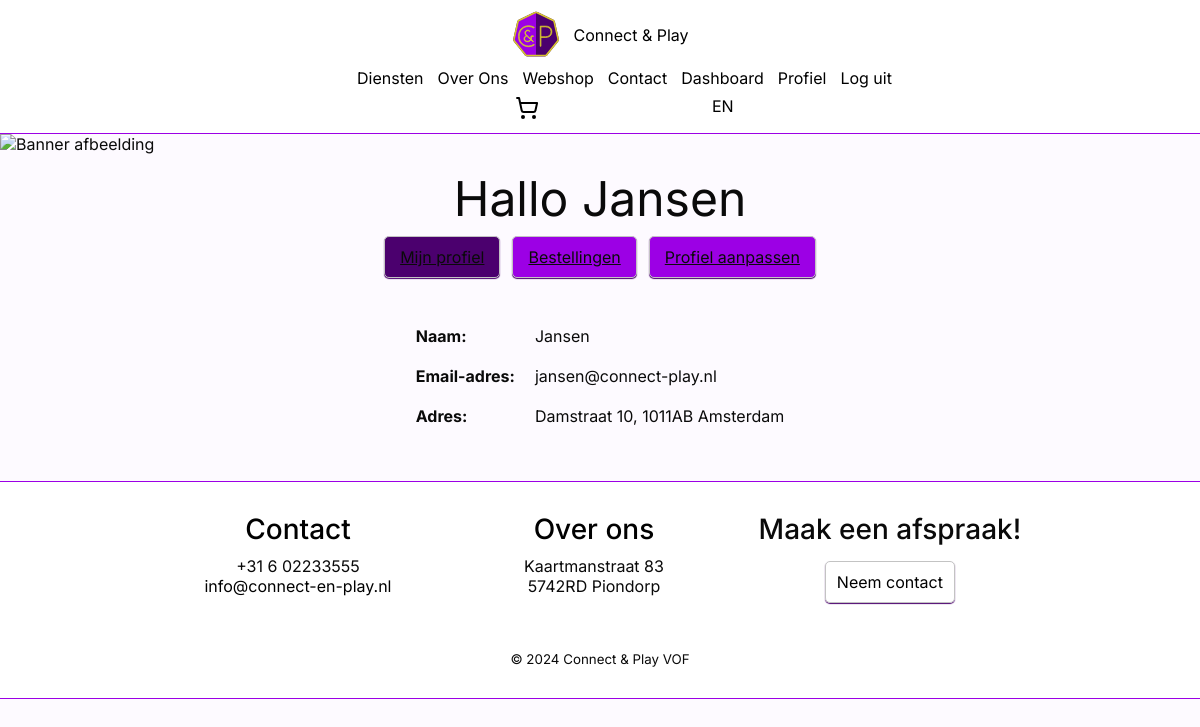
The app's page /profiel.php (signed in) with its own data.
### tables this page shows
CREATE TABLE `user` (
  `user_id` int(11) NOT NULL,
  `postal_code` varchar(6) DEFAULT NULL,
  `house_number` varchar(6) DEFAULT NULL,
  `email` varchar(320) NOT NULL,
  `name` varchar(150) NOT NULL,
  `role` varchar(15) NOT NULL,
  `password` varchar(120) NOT NULL
);

CREATE TABLE `address` (
  `postal_code` varchar(6) NOT NULL,
  `house_number` varchar(6) NOT NULL,
  `street_name` varchar(80) NOT NULL,
  `city` varchar(70) NOT NULL
);

### php/Shared/Database.php (called while the page is built, shortened)
<?php
class Database
{
    private static ?PDO $connection = null;
    public static function connect(
        string $servername = "mariadb",
        string $username = "root",
        string $password = "",
        string $name = "webshop"
    ): PDO {
        if (self::$connection === null) {
            self::$connection = new PDO("mysql:host={$servername};dbname={$name};charset=utf8mb4", $username, $password);
            self::$connection->setAttribute(PDO::ATTR_ERRMODE, PDO::ERRMODE_EXCEPTION);
            self::$connection->setAttribute(PDO::ATTR_DEFAULT_FETCH_MODE, PDO::FETCH_ASSOC);
        }
        return self::$connection;
    }
}

### php/Profile/DataAccess/UserRepository.php (called while the page is built, shortened)
<?php
require_once '/var/www/php/Profile/Domain/User.php';
require_once '/var/www/php/Shared/Database.php';
class UserRepository
{
    private PDO $db;
    public function __construct()
    {
        try {
            $this->db = Database::connect();
        } catch (PDOException $e) {
            echo "Fout bij het verbinden met de database: " . $e->getMessage();
            exit;
        }
    }
    public function getUser($emailOrId): ?User
    {
        $sql = $this->db->prepare("CALL get_user(:id, :email);");
        $sql->execute([
            ':id' => (int)$emailOrId,
            ':email' => $emailOrId,
        ]);
        $user = $sql->fetch();
        $sql = $this->db->prepare("CALL get_address(:postal_code, :house_number);");
        $sql->execute([
            ':postal_code' => $user['postal_code'],
            ':house_number' => $user['house_number'],
        ]);
        $address = $sql->fetch();
        return new User(
            $user['user_id'],
            $user['email'],
            $user['name'],
            $user['password'],
            UserRole::from($user['role']),
            $address ? [
                new Address(
                    $address['postal_code'] ?? '',
                    $address['house_number'] ?? '',
                    $address['street_name'] ?? '',
                    $address['city'] ?? '',
                )
            ] : []
        );
    }
}

### php/Profile/Domain/User.php (called while the page is built, shortened)
<?php
require_once 'Address.php';
class User
{
    public function getEmail(): string
    {
        return $this->email;
    }
    public function getName(): string
    {
        return $this->name;
    }
    public function getAddresses(): array
    {
        return $this->addresses;
    }
}

### php/Profile/Domain/Address.php (called while the page is built, shortened)
<?php
class Address
{
    public function getPostalCode(): string
    {
        return $this->postalCode;
    }
    public function getHouseNumber(): string
    {
        return $this->houseNumber;
    }
    public function getStreetName(): string
    {
        return $this->streetName;
    }
    public function getCity(): string
    {
        return $this->city;
    }
}

### public/profiel.php (the view)
<?php require_once '/var/www/php/Shared/header.php'; ?>
<img class="banner-img" src="images/bannerImg.jpg" alt="Banner afbeelding" />
<?php
if (isset($user)): ?>
    <section id="profile-container" class="flex justify-center py-15">
        <div class="col-12 flex align-center flex-col">
            <h1 class="heading text-center">Hallo <?= explode(' ', trim($user->getName()))[0] ?></h1>
            <div class="flex flex-row align-center">
                <a href="/profiel.php" class="button active">Mijn profiel</a>
                <a href="/profiel/bestellingen.php" class="button">Bestellingen</a>
                <a href="/profiel/aanpassen.php" class="button">Profiel aanpassen</a>
            </div>
            <div class="col-6 flex justify-center">
                <div class="col-12 flex p-30">
                    <div class="flex col-12 justify-center">
                        <table style="border-collapse: collapse;">
                            <tr>
                                <td class="p-10"><strong>Naam:</strong></td>
                                <td class="p-10"><?= $user->getName() ?></td>
                            </tr>
                            <tr>
                                <td class="p-10"><strong>Email-adres:</strong></td>
                                <td class="p-10"><?= $user->getEmail() ?></td>
                            </tr>
                            <tr>
                                <td class="p-10"><strong>Adres:</strong></td>
                                <td class="p-10">
                                    <?php if (empty($user->getAddresses())): ?>
                                        Geen adressen gevonden.
                                    <?php else: ?>
                                        <?php foreach ($user->getAddresses() as $address): ?>
                                            <?= $address->getStreetName() . ' ' . $address->getHouseNumber() . ', ' . $address->getPostalCode() . ' ' . $address->getCity() ?>
                                        <?php endforeach; ?>
                                    <?php endif; ?>
                                </td>
                            </tr>
                        </table>
                    </div>
                </div>
            </div>
        </div>
    </section>
<?php endif; ?>
<?php require_once '/var/www/php/Shared/footer.php'; ?>

### public/css/style.css (style rules this page uses)
:root { --foreground: #0a0a0a; --background: #fdfaff; --primary: #4b006e; --accent: #9c00e5; --highlight: #d6c52e; --box-1: #cdcdcd; --box-2: #b5b5b5; --footer-header: #000; --header-z-index: 10; }
* { margin: 0; padding: 0; box-sizing: border-box; }
body { font-family: "Inter", "Verdana", sans-serif; background-color: var(--background); color: var(--foreground); }
.banner-img { object-fit: cover; width: 100%; height: 200px; margin: 0; padding: 0; }
.input, .button { width: 100%; padding: 10px 0; border: 1px solid #c3c3c3; border-radius: 5px; box-shadow: 0 1px 1px var(--primary); resize: none; }
#profile-container { background-color: var(--background); }
#profile-container .button, #checkout-container .button { width: auto; background-color: var(--accent); color: var(--foreground); padding: 10px 15px; }
#profile-container .button.active { background-color: var(--primary); }

### public/css/grid.css (style rules this page uses)
@media only screen and (min-width: 768px) { .col-6 { width: calc(50% - 1vw); } }
@media only screen and (min-width: 768px) { .col-12 { width: 100%; } }

### public/css/spacing.css (style rules this page uses)
.p-10 { padding: 10px; }
.p-30 { padding: 30px; }
.py-15 { padding-top: 15px; padding-bottom: 15px; }

### public/css/flex.css (style rules this page uses)
.flex { display: flex; flex-wrap: wrap; column-gap: 1vw; row-gap: 1vh; }
.flex-col { flex-direction: column; }
.flex-row { flex-direction: row; }
.justify-center { justify-content: center; }
.align-center { align-items: center; }

### public/css/text.css (style rules this page uses)
.text-center { text-align: center; }
h1 { font-size: 2.5rem; font-weight: 700; }
a { font-size: 1rem; }
.heading { font-size: 3rem; font-weight: 400; }

### records on screen
user: name "Jansen", email "jansen@connect-play.nl"
address: street_name "Damstraat", house_number "10", postal_code "1011AB", city "Amsterdam"

### other values on screen
__('nav.services') "Diensten"
__('nav.about') "Over Ons"
__('nav.webshop') "Webshop"
__('nav.contact') "Contact"
__('nav.dashboard') "Dashboard"
__('nav.profile') "Profiel"
__('nav.logout') "Log uit"
__('footer.contact') "Contact"
__('footer.about') "Over ons"
__('footer.appointment.title') "Maak een afspraak!"
__('footer.appointment.cta') "Neem contact"
